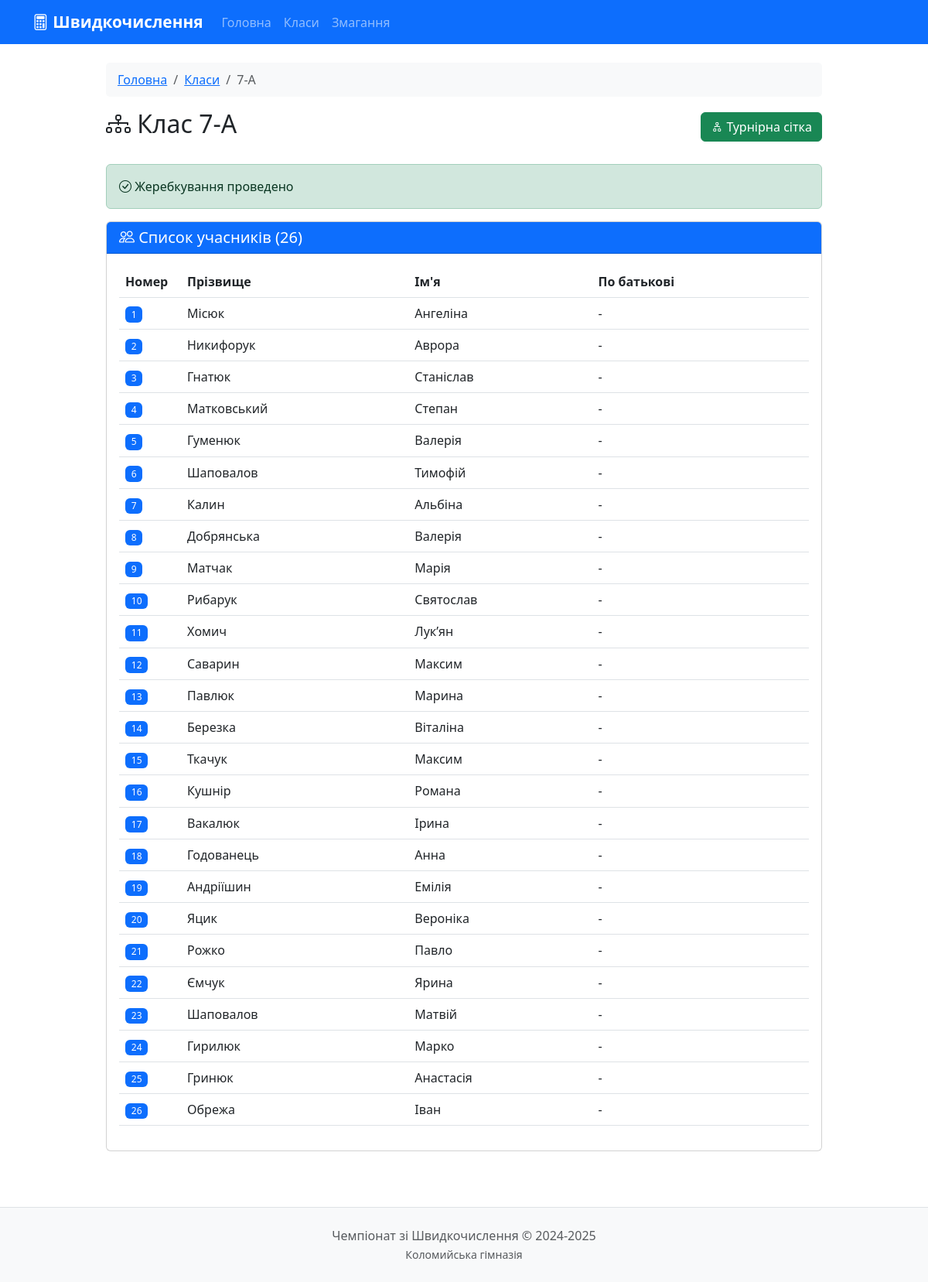
/class/7-А, run on the app's committed database.
### models.py (models this page shows, shortened)
class Student(db.Model):
    id = db.Column(db.Integer, primary_key=True)
    first_name = db.Column(db.String(50), nullable=False)
    last_name = db.Column(db.String(50), nullable=False)
    patronymic = db.Column(db.String(50))
    class_name = db.Column(db.String(10), nullable=False)
    seed = db.Column(db.Integer)
    rating = db.Column(db.Integer, default=0)
    has_bye = db.Column(db.Boolean, default=False)
    home_matches = db.relationship('Match', foreign_keys='Match.student1_id', backref='student1', lazy=True)
    away_matches = db.relationship('Match', foreign_keys='Match.student2_id', backref='student2', lazy=True)

### app.py (the view)
@app.route('/class/<class_name>')
def class_detail(class_name):
    students = Student.query.filter_by(class_name=class_name).order_by(Student.seed).all()
    has_draw = any(s.seed is not None for s in students)
    return render_template('class_detail.html',
                         class_name=class_name,
                         students=students,
                         has_draw=has_draw)

### templates/class_detail.html (shortened to what this page needs)
{% extends "base.html" %}
{% block content %}
<div class="row">
    <div class="col-md-10 mx-auto">
        <nav aria-label="breadcrumb">
            <ol class="breadcrumb">
                <li class="breadcrumb-item"><a href="{{ url_for('index') }}">Головна</a></li>
                <li class="breadcrumb-item"><a href="{{ url_for('classes') }}">Класи</a></li>
                <li class="breadcrumb-item active">{{ class_name }}</li>
            </ol>
        </nav>
        <div class="d-flex justify-content-between align-items-center mb-4">
            <h2><i class="bi bi-diagram-3"></i> Клас {{ class_name }}</h2>
            <a href="{{ url_for('bracket', class_name=class_name) }}" class="btn btn-success">
                <i class="bi bi-diagram-2"></i> Турнірна сітка
            </a>
        </div>
        {% if has_draw %}
        <div class="alert alert-success">
            <i class="bi bi-check-circle"></i> Жеребкування проведено
        </div>
        {% else %}
        <div class="alert alert-warning">
            <i class="bi bi-exclamation-triangle"></i> Жеребкування ще не проведено
        </div>
        {% endif %}
        <div class="card">
            <div class="card-header bg-primary text-white">
                <h5 class="mb-0">
                    <i class="bi bi-people"></i> Список учасників ({{ students|length }})
                </h5>
            </div>
            <div class="card-body">
                {% if students %}
                <div class="table-responsive">
                    <table class="table table-hover">
                        <thead>
                            <tr>
                                {% if has_draw %}
                                <th width="80">Номер</th>
                                {% else %}
                                <th width="80">№</th>
                                {% endif %}
                                <th>Прізвище</th>
                                <th>Ім'я</th>
                                <th>По батькові</th>
                            </tr>
                        </thead>
                        <tbody>
                            {% for student in students %}
                            <tr>
                                <td>
                                    {% if student.seed %}
                                        <span class="badge bg-primary">{{ student.seed }}</span>
                                    {% else %}
                                        {{ loop.index }}
                                    {% endif %}
                                </td>
                                <td>{{ student.last_name }}</td>
                                <td>{{ student.first_name }}</td>
                                <td>{{ student.patronymic or '-' }}</td>
                            </tr>
                            {% endfor %}
                        </tbody>
                    </table>
                </div>
                {% else %}
                <p class="text-muted text-center mb-0">Немає учасників</p>
                {% endif %}
            </div>
        </div>
    </div>
</div>
{% endblock %}

### static/css/style.css (style rules this page uses)
body { min-height: 100vh; display: flex; flex-direction: column; }
.card { transition: transform 0.2s, box-shadow 0.2s; }
.badge { font-weight: 500; }
.card, .alert { animation: fadeIn 0.3s ease-out; }
.btn { transition: all 0.2s; }
.breadcrumb { background: #f8f9fa; padding: 10px 15px; border-radius: 5px; }

### data on the page
Student: seed "1", last_name "Місюк", first_name "Ангеліна", patronymic "-"
Student: seed "2", last_name "Никифорук", first_name "Аврора", patronymic "-"
Student: seed "3", last_name "Гнатюк", first_name "Станіслав", patronymic "-"
Student: seed "4", last_name "Матковський", first_name "Степан", patronymic "-"
Student: seed "5", last_name "Гуменюк", first_name "Валерія", patronymic "-"
Student: seed "6", last_name "Шаповалов", first_name "Тимофій", patronymic "-"
Student: seed "7", last_name "Калин", first_name "Альбіна", patronymic "-"
Student: seed "8", last_name "Добрянська", first_name "Валерія", patronymic "-"
Student: seed "9", last_name "Матчак", first_name "Марія", patronymic "-"
Student: seed "10", last_name "Рибарук", first_name "Святослав", patronymic "-"
Student: seed "11", last_name "Хомич", first_name "Лук’ян", patronymic "-"
Student: seed "12", last_name "Саварин", first_name "Максим", patronymic "-"
Student: seed "13", last_name "Павлюк", first_name "Марина", patronymic "-"
Student: seed "14", last_name "Березка", first_name "Віталіна", patronymic "-"
Student: seed "15", last_name "Ткачук", first_name "Максим", patronymic "-"
Student: seed "16", last_name "Кушнір", first_name "Романа", patronymic "-"
Student: seed "17", last_name "Вакалюк", first_name "Ірина", patronymic "-"
Student: seed "18", last_name "Годованець", first_name "Анна", patronymic "-"
Student: seed "19", last_name "Андріїшин", first_name "Емілія", patronymic "-"
Student: seed "20", last_name "Яцик", first_name "Вероніка", patronymic "-"
Student: seed "21", last_name "Рожко", first_name "Павло", patronymic "-"
Student: seed "22", last_name "Ємчук", first_name "Ярина", patronymic "-"
Student: seed "23", last_name "Шаповалов", first_name "Матвій", patronymic "-"
Student: seed "24", last_name "Гирилюк", first_name "Марко", patronymic "-"
Student: seed "25", last_name "Гринюк", first_name "Анастасія", patronymic "-"
Student: seed "26", last_name "Обрежа", first_name "Іван", patronymic "-"

### other printed values
{{ class_name }} "7-А"
{{ students|length }} "26"
